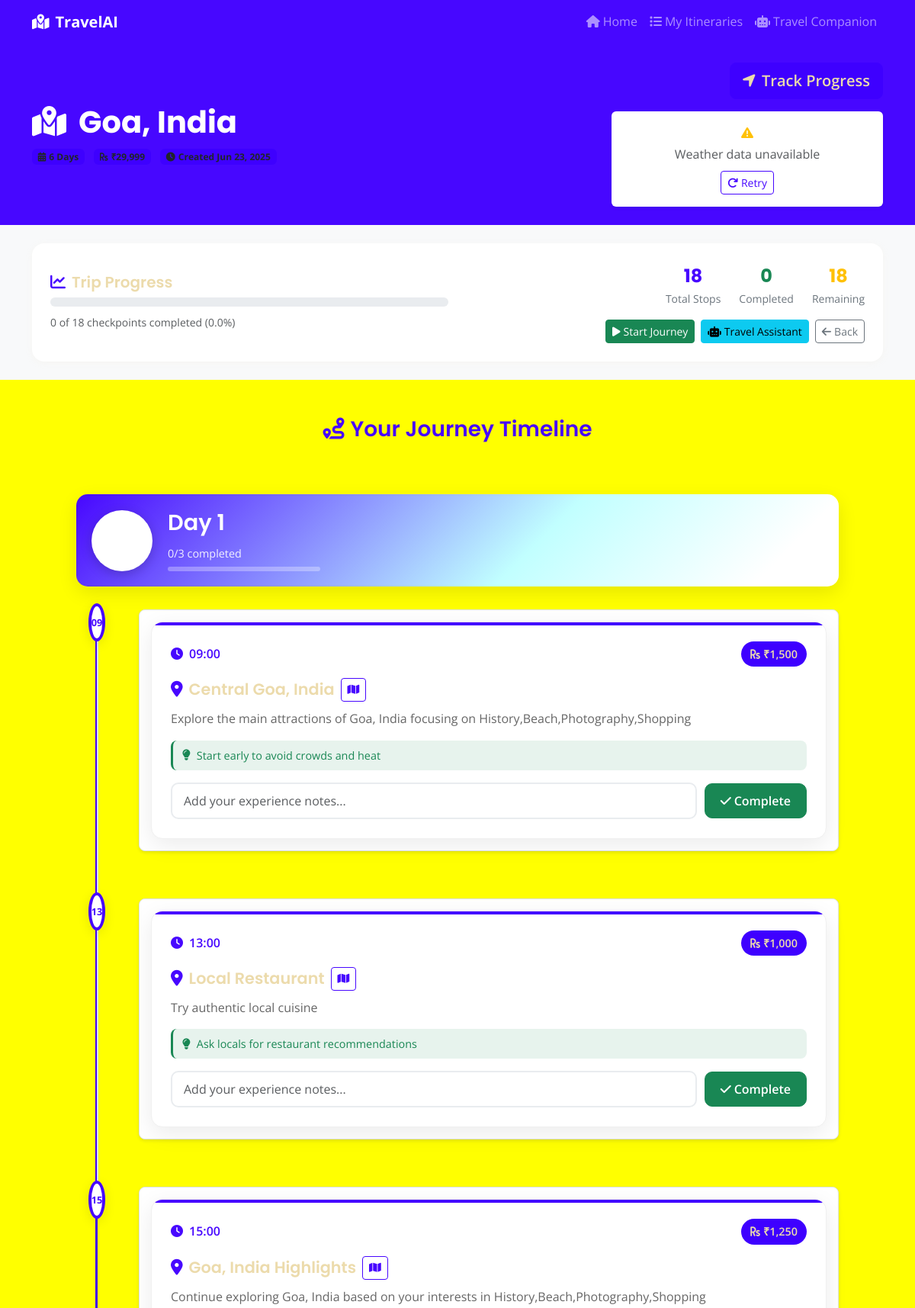
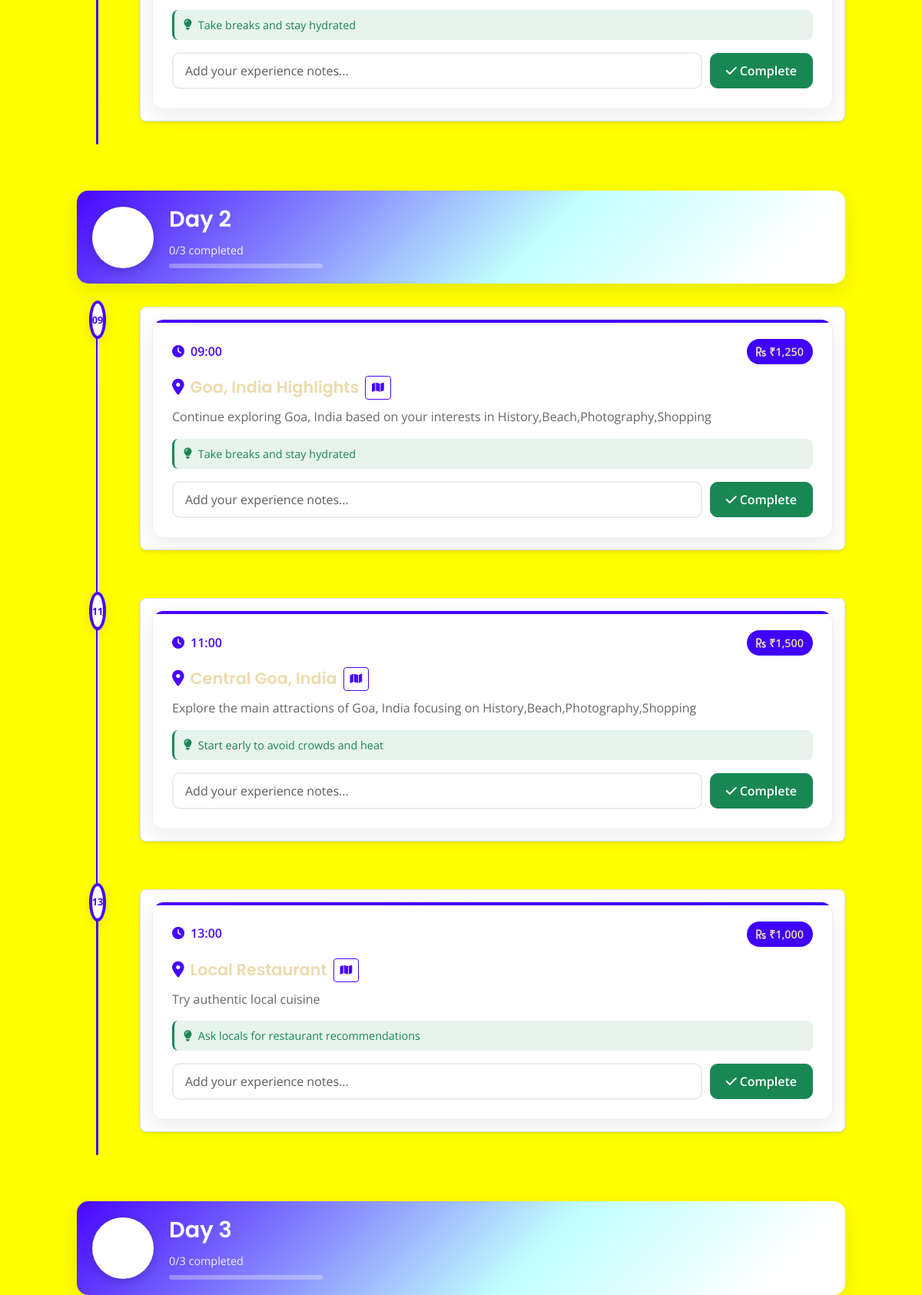
The app's page /itinerary/4 (upper part) with its own data (2 pictures, top to bottom).
### models.py (models this page shows, shortened)
class TravelItinerary(db.Model):
    id = db.Column(db.Integer, primary_key=True)
    destination = db.Column(db.String(200), nullable=False)
    duration = db.Column(db.Integer, nullable=False)  # days
    budget = db.Column(db.Float, nullable=False)
    interests = db.Column(db.Text)  # JSON string of interests
    itinerary_data = db.Column(db.Text)  # JSON string of generated itinerary
    created_at = db.Column(db.DateTime, default=datetime.utcnow)
    checkpoints = db.relationship('Checkpoint', backref='itinerary', lazy=True, cascade='all, delete-orphan')
    def get_itinerary_data(self):
        if self.itinerary_data:
            return json.loads(self.itinerary_data)
        return {}

class Checkpoint(db.Model):
    id = db.Column(db.Integer, primary_key=True)
    itinerary_id = db.Column(db.Integer, db.ForeignKey('travel_itinerary.id'), nullable=False)
    day = db.Column(db.Integer, nullable=False)
    time = db.Column(db.String(10), nullable=False)  # HH:MM format
    location = db.Column(db.String(200), nullable=False)
    activity = db.Column(db.Text, nullable=False)
    estimated_cost = db.Column(db.Float, default=0.0)
    is_completed = db.Column(db.Boolean, default=False)
    completed_at = db.Column(db.DateTime)
    notes = db.Column(db.Text)

### routes.py (the view)
@app.route('/itinerary/<int:itinerary_id>')
def view_itinerary(itinerary_id):
    itinerary = TravelItinerary.query.get_or_404(itinerary_id)
    checkpoints = Checkpoint.query.filter_by(itinerary_id=itinerary_id).order_by(Checkpoint.day, Checkpoint.time).all()
    days_data = {}
    for checkpoint in checkpoints:
        if checkpoint.day not in days_data:
            days_data[checkpoint.day] = []
        days_data[checkpoint.day].append(checkpoint)
    total_checkpoints = len(checkpoints)
    completed_checkpoints = len([c for c in checkpoints if c.is_completed])
    progress_percentage = (completed_checkpoints / total_checkpoints * 100) if total_checkpoints > 0 else 0
    return render_template('itinerary.html',
                         itinerary=itinerary,
                         days_data=days_data,
                         progress_percentage=progress_percentage,
                         total_checkpoints=total_checkpoints,
                         completed_checkpoints=completed_checkpoints)

### templates/itinerary.html (shortened to what this page needs)
{% extends "base.html" %}
{% block content %}
<section class="py-4 bg-primary text-white">
    <div class="container">
        <div class="row align-items-center">
            <div class="col-md-8">
                <h1 class="display-6 fw-bold mb-2">
                    <i class="fas fa-map-marked-alt me-3"></i>{{ itinerary.destination }}
                </h1>
                <div class="itinerary-meta">
                    <span class="badge bg-accent text-dark me-2">
                        <i class="fas fa-calendar-alt me-1"></i>{{ itinerary.duration }} Days
                    </span>
                    <span class="badge bg-accent text-dark me-2">
                        <i class="fas fa-rupee-sign me-1"></i>₹{{ "{:,.0f}".format(itinerary.budget) }}
                    </span>
                    <span class="badge bg-accent text-dark">
                        <i class="fas fa-clock me-1"></i>Created {{ itinerary.created_at.strftime('%b %d, %Y') }}
                    </span>
                </div>
            </div>
            <div class="col-md-4 text-md-end">
                <a href="{{ url_for('tracking', itinerary_id=itinerary.id) }}" class="btn btn-accent btn-lg">
                    <i class="fas fa-location-arrow me-2"></i>Track Progress
                </a>
                <div id="react-weather" data-destination="{{ itinerary.destination }}" class="mt-3">
                </div>
            </div>
        </div>
    </div>
</section>
<section class="py-4 bg-light">
    <div class="container">
        <div class="row">
            <div class="col-12">
                <div class="progress-card">
                    <div class="row align-items-center">
                        <div class="col-md-6">
                            <h5 class="mb-2"><i class="fas fa-chart-line me-2 text-primary"></i>Trip Progress</h5>
                            <div class="progress progress-lg mb-2">
                            </div>
                            <small class="text-muted">
                                {{ completed_checkpoints }} of {{ total_checkpoints }} checkpoints completed ({{ "%.1f"|format(progress_percentage) }}%)
                            </small>
                        </div>
                        <div class="col-md-6 text-md-end">
                            <div class="stats-grid">
                                <div class="stat-item">
                                    <div class="stat-number text-primary">{{ total_checkpoints }}</div>
                                    <div class="stat-label">Total Stops</div>
                                </div>
                                <div class="stat-item">
                                    <div class="stat-number text-success">{{ completed_checkpoints }}</div>
                                    <div class="stat-label">Completed</div>
                                </div>
                                <div class="stat-item">
                                    <div class="stat-number text-warning">{{ total_checkpoints - completed_checkpoints }}</div>
                                    <div class="stat-label">Remaining</div>
                                </div>
                            </div>
                            <div class="d-flex gap-2 mt-3 justify-content-md-end">
                                <a href="{{ url_for('tracking', itinerary_id=itinerary.id) }}" class="btn btn-success btn-sm">
                                    <i class="fas fa-play me-1"></i>Start Journey
                                </a>
                                <a href="{{ url_for('chatbot', itinerary_id=itinerary.id) }}" class="btn btn-info btn-sm">
                                    <i class="fas fa-robot me-1"></i>Travel Assistant
                                </a>
                                <a href="{{ url_for('my_itineraries') }}" class="btn btn-outline-secondary btn-sm">
                                    <i class="fas fa-arrow-left me-1"></i>Back
                                </a>
                            </div>
                        </div>
                    </div>
                </div>
            </div>
        </div>
    </div>
</section>
<section class="py-5">
    <div class="container">
        <div class="row">
            <div class="col-12">
                <h3 class="text-primary mb-5 text-center">
                    <i class="fas fa-route me-2"></i>Your Journey Timeline
                </h3>
                <div class="timeline-container">
                    {% for day_num in range(1, itinerary.duration + 1) %}
                    {% set day_data = days_data.get(day_num, []) %}
                    <div class="timeline-day" data-day="{{ day_num }}">
                        <div class="day-header-timeline">
                            <div class="day-circle">
                                <span class="day-number">{{ day_num }}</span>
                            </div>
                            <div class="day-info">
                                <h4 class="day-title">Day {{ day_num }}</h4>
                                {% if day_data %}
                                    {% set day_completed = day_data|selectattr('is_completed')|list|length %}
                                    {% set day_total = day_data|length %}
                                    <div class="day-progress-info">
                                        <span class="progress-text">{{ day_completed }}/{{ day_total }} completed</span>
                                        <div class="progress-bar-custom">
                                        </div>
                                    </div>
                                {% endif %}
                            </div>
                        </div>
                        {% if day_data %}
                        <div class="timeline-activities sortable-checkpoints" data-day="{{ day_num }}">
                            {% for checkpoint in day_data %}
                            <div class="timeline-item {{ 'completed' if checkpoint.is_completed else '' }}" data-checkpoint-id="{{ checkpoint.id }}">
                                <div class="timeline-marker">
                                    <div class="marker-dot {{ 'completed' if checkpoint.is_completed else '' }}">
                                        {% if checkpoint.is_completed %}
                                            <i class="fas fa-check"></i>
                                        {% else %}
                                            <span class="marker-time">{{ checkpoint.time.split(':')[0] }}</span>
                                        {% endif %}
                                    </div>
                                </div>
                                <div class="timeline-content">
                                    <div class="activity-card">
                                        <div class="activity-header">
                                            <div class="activity-time">
                                                <i class="fas fa-clock me-2"></i>{{ checkpoint.time }}
                                            </div>
                                            {% if checkpoint.estimated_cost > 0 %}
                                            <div class="activity-cost">
                                                <i class="fas fa-rupee-sign me-1"></i>₹{{ "{:,.0f}".format(checkpoint.estimated_cost) }}
                                            </div>
                                            {% endif %}
                                        </div>
                                        <div class="activity-main">
                                            <h5 class="activity-location">
                                                <i class="fas fa-map-marker-alt me-2 text-primary"></i>{{ checkpoint.location }}
                                                <button type="button" class="btn btn-outline-primary btn-sm ms-2 map-btn pulse-btn"
                                                        data-location="{{ checkpoint.location }}"
                                                        data-activity="{{ checkpoint.activity }}"
                                                        title="Show on map">
                                                    <i class="fas fa-map"></i>
                                                </button>
                                            </h5>
                                            <p class="activity-description">{{ checkpoint.activity }}</p>
                                        </div>
                                        {% if checkpoint.notes %}
                                            {% set notes_dict = {} %}
                                            {% for note_part in checkpoint.notes.split(', ') %}
                                                {% if ':' in note_part %}
                                                    {% set key, value = note_part.split(':', 1) %}
                                                    {% set _ = notes_dict.update({key: value}) %}
                                                {% endif %}
                                            {% endfor %}
                                            <div class="activity-details">
                                                {% if notes_dict.get('tips') %}
                                                <div class="detail-item travel-tips">
                                                    <i class="fas fa-lightbulb me-2"></i>
                                                    <span>{{ notes_dict.get('tips') }}</span>
                                                </div>
                                                {% endif %}
                                            </div>
                                        {% endif %}
                                        {% if checkpoint.is_completed %}
                                            <div class="completion-status">
                                                <div class="completed-badge">
                                                    <i class="fas fa-check-circle me-2"></i>
                                                    Completed on {{ checkpoint.completed_at.strftime('%b %d at %I:%M %p') }}
                                                </div>
                                            </div>
                                        {% else %}
                                            <div class="completion-form">
                                                <form action="{{ url_for('complete_checkpoint', checkpoint_id=checkpoint.id) }}" method="POST" class="checkpoint-form">
                                                    <div class="form-group">
                                                        <input type="text" class="form-control"
                                                               name="notes"
                                                               placeholder="Add your experience notes...">
                                                        <button type="submit" class="btn btn-success btn-complete">
                                                            <i class="fas fa-check me-1"></i>Complete
                                                        </button>
                                                    </div>
                                                </form>
                                            </div>
                                        {% endif %}
                                    </div>
                                </div>
                            </div>
                            {% endfor %}
                        </div>
                        {% endif %}
                    </div>
                    {% endfor %}
                </div>
            </div>
        </div>
    </div>
</section>
{% endblock %}

### templates/base.html (shortened to what this page needs)
<!DOCTYPE html>
<html lang="en">
<head>
    <link href="https://cdn.jsdelivr.net/npm/bootstrap@5.3.0/dist/css/bootstrap.min.css" rel="stylesheet">
    <link rel="stylesheet" href="https://cdnjs.cloudflare.com/ajax/libs/font-awesome/6.4.0/css/all.min.css">
    <link rel="stylesheet" href="https://unpkg.com/leaflet@1.9.4/dist/leaflet.css" />
    <link rel="stylesheet" href="{{ url_for('static', filename='css/style.css') }}">
    <link rel="stylesheet" href="{{ url_for('static', filename='css/react-components.css') }}">
</head>
<body>
    <nav class="navbar navbar-expand-lg navbar-dark bg-primary sticky-top">
        <div class="container">
            <a class="navbar-brand fw-bold" href="{{ url_for('index') }}">
                <i class="fas fa-map-marked-alt me-2"></i>TravelAI
            </a>
            <div class="collapse navbar-collapse" id="navbarNav">
                <ul class="navbar-nav ms-auto">
                    <li class="nav-item">
                        <a class="nav-link" href="{{ url_for('index') }}">
                            <i class="fas fa-home me-1"></i>Home
                        </a>
                    </li>
                    <li class="nav-item">
                        <a class="nav-link" href="{{ url_for('my_itineraries') }}">
                            <i class="fas fa-list me-1"></i>My Itineraries
                        </a>
                    </li>
                    <li class="nav-item">
                        <a class="nav-link" href="{{ url_for('chatbot') }}">
                            <i class="fas fa-robot me-1"></i>Travel Companion
                        </a>
                    </li>
                </ul>
            </div>
        </div>
    </nav>
    <main>
        {% block content %}{% endblock %}
    </main>
</body>
</html>

### static/css/react-components.css (style rules this page uses)
.timeline-item { position: relative; padding-bottom: 30px; }
.timeline-item:not(:last-child)::before { content: ''; position: absolute; left: -23px; top: 40px; bottom: -30px; width: 2px; background: #dee2e6; }
.timeline-marker { position: absolute; left: -30px; top: 10px; width: 14px; height: 14px; border-radius: 50%; display: flex; align-items: center; justify-content: center; font-size: 10px; }
.timeline-content { background: white; border: 1px solid #dee2e6; border-radius: 8px; padding: 15px; box-shadow: 0 2px 4px rgba(0,0,0,0.1); }

### records on screen
TravelItinerary: destination "Goa, India"
Checkpoint: time "09", time "09:00", estimated_cost "1,500", location "Central Goa, India", activity "Explore the main attractions of Goa, India focusing on History,Beach,Photography,Shopping", get "Start early to avoid crowds and heat"
Checkpoint: time "13", time "13:00", estimated_cost "1,000", location "Local Restaurant", activity "Try authentic local cuisine", get "Ask locals for restaurant recommendations"
Checkpoint: time "15", time "15:00", estimated_cost "1,250", location "Goa, India Highlights", activity "Continue exploring Goa, India based on your interests in History,Beach,Photography,Shopping", get "Take breaks and stay hydrated"
Checkpoint: time "09", time "09:00", estimated_cost "1,250", location "Goa, India Highlights", activity "Continue exploring Goa, India based on your interests in History,Beach,Photography,Shopping", get "Take breaks and stay hydrated"
Checkpoint: time "11", time "11:00", estimated_cost "1,500", location "Central Goa, India", activity "Explore the main attractions of Goa, India focusing on History,Beach,Photography,Shopping", get "Start early to avoid crowds and heat"
Checkpoint: time "13", time "13:00", estimated_cost "1,000", location "Local Restaurant", activity "Try authentic local cuisine", get "Ask locals for restaurant recommendations"

### other values on screen
{{ completed_checkpoints }} "0"
{{ total_checkpoints }} "18"
{{ "%.1f"|format(progress_percentage) }} "0.0"
{{ total_checkpoints - completed_checkpoints }} "18"
{{ day_num }} "1" "2" "3"
{{ day_completed }} "0" "0" "0"
{{ day_total }} "3" "3" "3"
